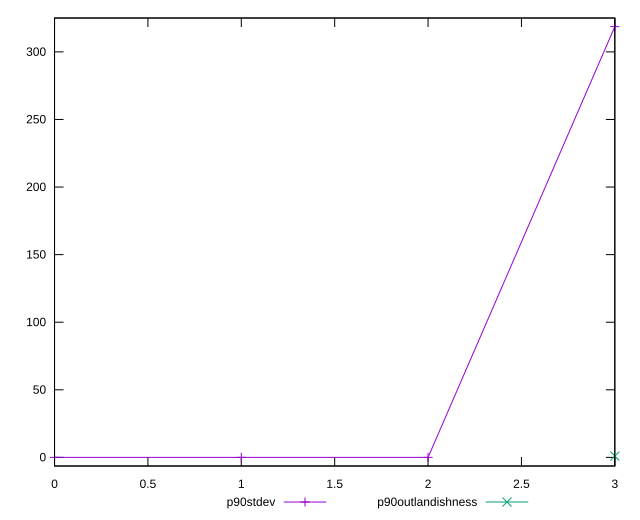

Write gnuplot code to recreate this figure.
reset

$p90Stdev <<EOF
0 0
1 0
2 0
3 318.6843618674569
EOF

$p90Outlandishness <<EOF
3 0.9775869202727588
EOF

set key outside below
set xrange [0:3]
set yrange [-6.373687237349138:325.05804910480606]
set trange [-6.373687237349138:325.05804910480606]
set terminal svg size 640, 520 enhanced background rgb 'white'
set output "reports/report_00027_2021-02-24T12-40-31.850Z/render-blocking-resources/progression/stddev.svg"

plot $p90Stdev title "p90stdev" with linespoints, \
     $p90Outlandishness title "p90outlandishness" with linespoints

reset
